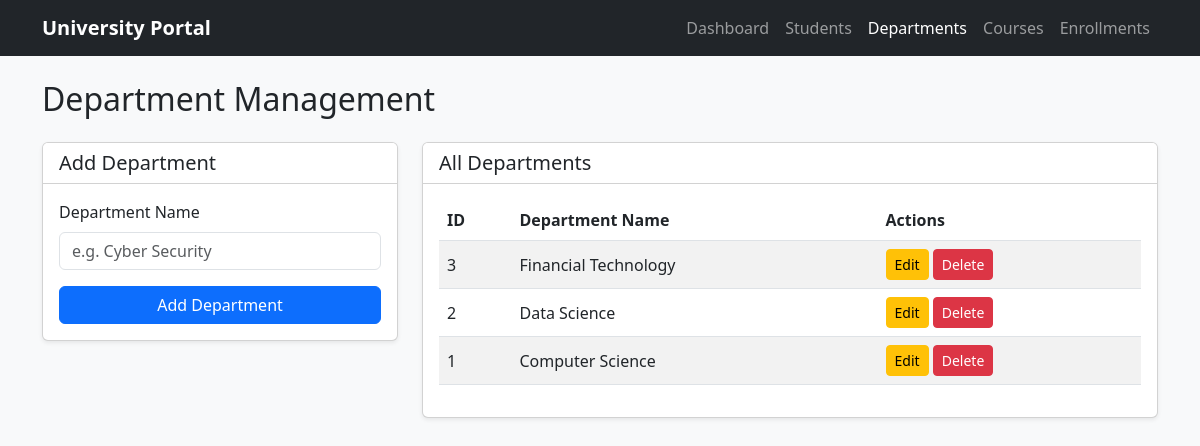
The page /departments.php on the database its author committed.
### tables this page shows
CREATE TABLE IF NOT EXISTS departments (
    id INT AUTO_INCREMENT PRIMARY KEY,
    department_name VARCHAR(255) NOT NULL UNIQUE,
    created_at TIMESTAMP DEFAULT CURRENT_TIMESTAMP
);

### config/Database.php (called while the page is built)
<?php
class Database {
    private static ?PDO $instance = null;
    public static function getConnection(): PDO {
        if (self::$instance === null) {
            $host = 'localhost';
            $db = 'university_portal_ai';
            $user = 'root';
            $pass = '';
            $charset = 'utf8mb4';
            $dsn = "mysql:host=$host;dbname=$db;charset=$charset";
            $options = [
                PDO::ATTR_ERRMODE            => PDO::ERRMODE_EXCEPTION,
                PDO::ATTR_DEFAULT_FETCH_MODE => PDO::FETCH_ASSOC,
                PDO::ATTR_EMULATE_PREPARES   => false,
            ];
            try {
                self::$instance = new PDO($dsn, $user, $pass, $options);
            } catch (PDOException $e) {
                throw new PDOException("Database connection failed: " . $e->getMessage(), (int)$e->getCode());
            }
        }
        return self::$instance;
    }
}

### classes/Department.php (called while the page is built, shortened)
<?php
require_once __DIR__ . '/../config/Database.php';
class Department {
    private PDO $db;
    public function __construct() {
        $this->db = Database::getConnection();
    }
    public function getAll(): array {
        return $this->db->query("SELECT * FROM departments ORDER BY id DESC")->fetchAll();
    }
}

### departments.php (the view, shortened to what this page needs)
<?php
require_once 'classes/Department.php';
$deptModel = new Department();
$departments = $deptModel->getAll();
require_once 'includes/header.php';
?>
<h2 class="mb-4">Department Management</h2>
<div class="row">
    <div class="col-md-4 mb-4">
        <div class="card shadow-sm">
            <div class="card-header bg-white"><h5 class="mb-0">Add Department</h5></div>
            <div class="card-body">
                <form method="POST" action="departments.php">
                    <div class="mb-3">
                        <label class="form-label">Department Name</label>
                        <input type="text" name="department_name" class="form-control" placeholder="e.g. Cyber Security" required>
                    </div>
                    <button type="submit" name="add_department" class="btn btn-primary w-100">Add Department</button>
                </form>
            </div>
        </div>
    </div>
    <div class="col-md-8">
        <div class="card shadow-sm">
            <div class="card-header bg-white"><h5 class="mb-0">All Departments</h5></div>
            <div class="card-body">
                <table class="table table-striped align-middle">
                    <thead>
                        <tr><th>ID</th><th>Department Name</th><th>Actions</th></tr>
                    </thead>
                    <tbody>
                        <?php foreach ($departments as $dept): ?>
                            <tr>
                                <td><?= $dept['id'] ?></td>
                                <td><?= htmlspecialchars($dept['department_name']) ?></td>
                                <td>
                                    <button class="btn btn-sm btn-warning" data-bs-toggle="modal" data-bs-target="#editModal<?= $dept['id'] ?>">Edit</button>
                                    <form method="POST" action="departments.php" style="display:inline;" onsubmit="return confirm('Delete this department?');">
                                        <button type="submit" name="delete_department" class="btn btn-sm btn-danger">Delete</button>
                                    </form>
                                </td>
                            </tr>
                        <?php endforeach; ?>
                    </tbody>
                </table>
            </div>
        </div>
    </div>
</div>
<?php require_once 'includes/footer.php'; ?>

### rows shown on the page
departments: id "3", department_name "Financial Technology"
departments: id "2", department_name "Data Science"
departments: id "1", department_name "Computer Science"
